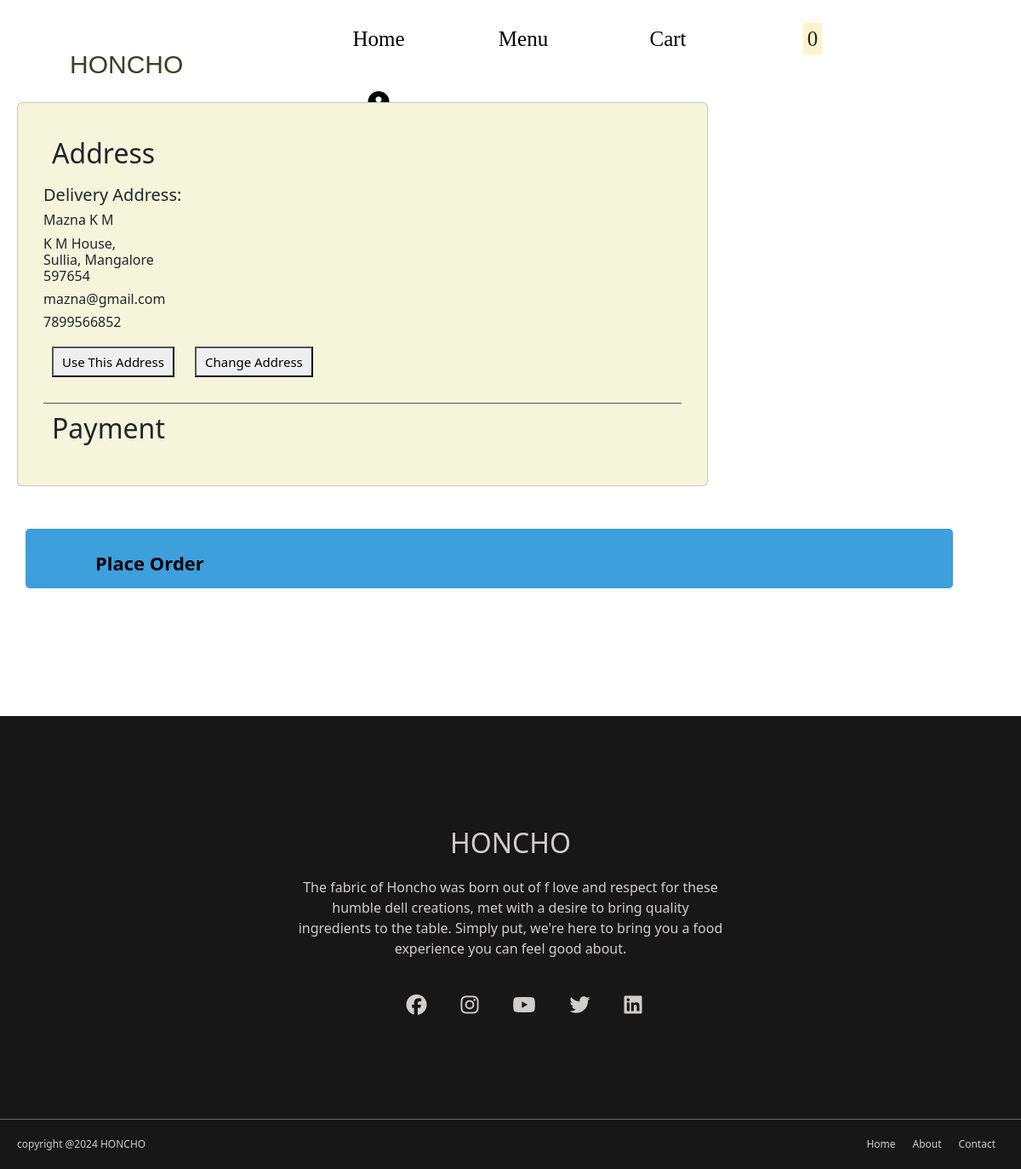
The app's page /Order_all_item (signed in) with its own data.
### FOOD_APP/models.py (models this page shows, shortened)
class Address(models.Model):
    user = models.ForeignKey(User, on_delete=models.CASCADE)
    email = models.EmailField(null=True, blank=True, unique=True)
    house_no = models.CharField(max_length=10, null=True, blank=True)
    land_mark = models.CharField(max_length=40, null=True, blank=True)
    city = models.CharField(max_length=30, null=True, blank=True)
    district = models.CharField(max_length=30, null=True, blank=True)
    pin_code = models.IntegerField(null=True, blank=True)

class User(AbstractUser):
    USERNAME_FIELD = "email"
    REQUIRED_FIELDS = ['phone_number','username']
    name = models.CharField(max_length=100,null=True,blank=True)
    user_type = models.IntegerField(default=1,choices=userchoices)
    phone_number = models.CharField(max_length=10,null=True,blank=True)
    email = models.EmailField(null=True,blank=True,unique=True)
    created_at = models.DateField(auto_now_add=True)

### FOOD_APP/views.py (the view)
# urls.py: path('Order_all_item', views.Order_all_item, name='Order_all_item'),
@login_required
def Order_all_item(request):
    count = Notification.objects.filter(user=request.user, read=False).count()
    try:
        user = User.objects.get(id=request.user.id)
        Address.objects.get(user=user)
        data = Address.objects.filter(user_id=request.user.id)
        my_cart = Cart.objects.filter(user=user)
        return render(request, 'order-all.html', locals())
    except Address.DoesNotExist:
        user = User.objects.get(id=request.user.id)
        my_cart = Cart.objects.filter(user=user)
        return render(request, 'order-all.html', locals())

### templates/order-all.html (shortened to what this page needs)
<!DOCTYPE html>
{% load static%}
<html lang="en">
<head>
    <link rel="stylesheet" href="https://cdnjs.cloudflare.com/ajax/libs/font-awesome/6.5.1/css/all.min.css" />
    <link rel="stylesheet" href="{% static 'booststrap/css/bootstrap.min.css'%}">
    <link href="https://cdn.jsdelivr.net/npm/boosted@5.3.2/dist/css/boosted.min.css" rel="stylesheet">
</head>
<body>
    {% include 'user_header.html' %}
    <section>
        <div class="place">
            <div class="cardbox">
                <div class="card item">
                    <div class="address">
                        <h2>Address</h2>
                        {% if data %}
                            <div class="existingaddress" id="existing_address" style="display: block;">
                                {% for i in data %}
                                    <div class="updated_address">
                                        <h5>Delivery Address:</h5>
                                        <h6>{{ user.first_name }} {{ user.last_name }}</h6>
                                        <h6>{{ i.house_no }}, {{ i.land_mark }} <br>{{ i.city }}, {{ i.district }} <br>{{ i.pin_code }}</h6>
                                        <h6>{{ user.email }}</h6>
                                        <h6>{{ user.phone_number }}</h6>
                                         <button class="submit-btn">Use This Address </button>
                                        <button onclick="address_change()" type="submit">Change Address</button>
                                    </div>
                                {% endfor %}
                            </div>
                        {% endif %}
                    </div>
                    <div class="payment">
                        <h2>Payment</h2>
                    </div>
                </div>
            </div>
        </div>
        <div class="place">
                <button id="mybtn" class="place-order" onclick="myFunction()" >Place Order</button>
        </div>
    </section>
    {% include 'footer.html' %}
</body>
</html>

### templates/order-all.html (style rules this page uses)
* { margin: 0; padding: 0; box-sizing: border-box; }
.place { display: flex; flex-direction: row; justify-content: space-between; padding: 20px; }
.cardbox { position: relative; width: 70%; }
.item { display: flex; flex-direction: column; position: relative; background: beige; padding: 30px; }
.card h2 { font-size: 32px; padding: 10px; }
input[type=submit], button { padding: 5px 10px; margin: 10px 10px; font-size: 15px; margin-bottom: 30px; }
.payment { border-top: 1px solid rgb(84, 83, 83); }
.place-order { font-weight: bold; font-size: 22px; text-align: center; padding: 24px 82px; width: 94%; background: rgb(61, 159, 220); border-radius: 5px; border: none; height: 70px; }
button { display: inline-flex; }
.address { width: 100% }

### records on screen
Address: house_no "K M House", city "Sullia", district "Mangalore", pin_code "597654"
User: first_name "Mazna", last_name "K M", email "mazna@gmail.com", phone_number "7899566852"

### other values on screen
{{ count }} "0"
